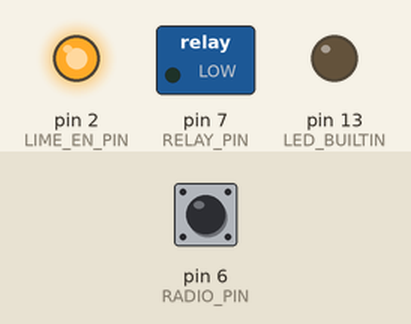
Recording of a sketch running on a simulated Arduino Uno, built with avr-gcc and run on an emulated ATmega328P. Parts: switched loads named in the sketch (green lamp = pin HIGH), output pins drawn as LEDs (lit = HIGH). Dashed ring = blinking. Inputs (shaded band) come from the test bench; at power-on: pin 6 (RADIO_PIN) HIGH. What the sketch prints to the serial monitor is not drawn.

Above: at 1.7 s.
1.8 s: pin 6 (RADIO_PIN) pulled LOW for 0.15 s
At 1.88 s:
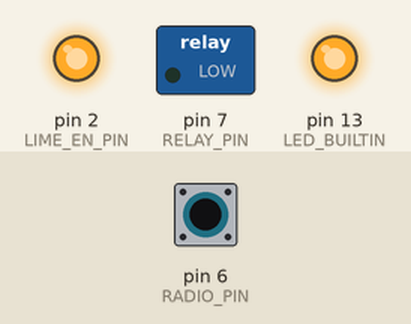
3.5 s: pin 6 (RADIO_PIN) pulled LOW for 1 s
At 4.1 s:
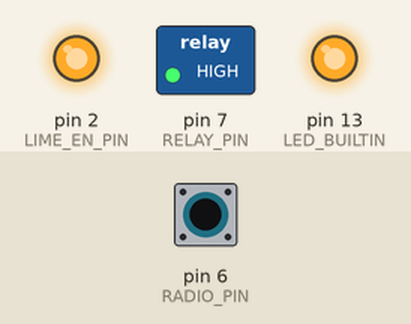
6.0 s: pin 6 (RADIO_PIN) pulled LOW for 3.2 s
At 10.4 s:
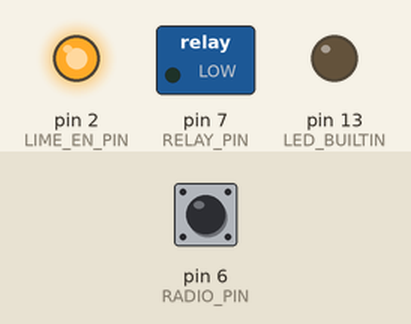
10.7 s: pin 6 (RADIO_PIN) pulsed LOW 5 times (0.12 s each, 0.3 s apart)
At 11.38 s:
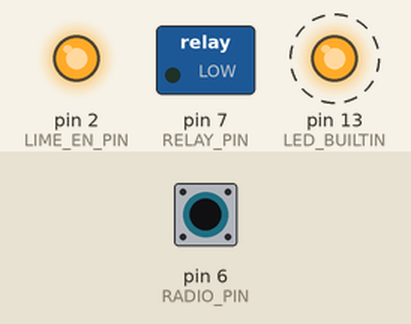
Timing chart, 0 to 13.7 s (numbered marks = the images above; inputs shaded):
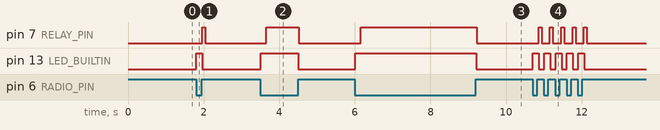

Measured:
- after the input at 1.8 s, pin 7 (RELAY_PIN): LOW → HIGH after 0.16 s, → LOW 0.08 s later; pin 13 (LED_BUILTIN): LOW → HIGH at once, → LOW 0.16 s later
- after the input at 3.5 s, pin 7 (RELAY_PIN): LOW → HIGH after 0.16 s, → LOW 0.86 s later; pin 13 (LED_BUILTIN): LOW → HIGH at once, → LOW 1.0 s later
- after the input at 6.0 s, pin 7 (RELAY_PIN): LOW → HIGH after 0.16 s, → LOW 3.1 s later; pin 13 (LED_BUILTIN): LOW → HIGH at once, → LOW 3.2 s later
- after the input at 10.7 s, pin 7 (RELAY_PIN): alternates HIGH for 0.08 s and LOW for 0.22 s, 10 changes in all, then stays LOW, starting after 0.16 s; pin 13 (LED_BUILTIN): alternates HIGH for 0.16 s and LOW for 0.14 s, 10 changes in all, then stays LOW, starting at once

The sketch:

lime_controller_1.ino
```cpp
#include <Bounce2.h>


#define RADIO_PIN 6
#define LIME_EN_PIN 2
#define RELAY_PIN 7


byte on[] = {0x11, 0x71, 0x00, 0x00, 0x9A, 0x60, 0x46, 0x43, 0x11, 0x12, 0x00, 0x00, 0x58, 0x5B, 0x46, 0x43, 0x11, 0x01, 0x00, 0x08, 0x4C, 0x49, 0x4D, 0x45, 0x42, 0x49, 0x4B, 0x45, 0xBE, 0x8A, 0x46, 0x43, 0x11, 0x01, 0x00, 0x08, 0x4C, 0x49, 0x4D, 0x45, 0x42, 0x49, 0x4B, 0x45, 0xBE, 0x8A, 0x46, 0x43, 0x11, 0x01, 0x00, 0x08, 0x4C, 0x49, 0x4D, 0x45, 0x42, 0x49, 0x4B, 0x45, 0xBE, 0x8A, 0x46, 0x43, 0x16, 0x11, 0x01, 0x02, 0x01, 0x11, 0x15, 0x5A, 0x46, 0x43, 0x16, 0x90, 0x00, 0x04, 0x01, 0x0F, 0x21, 0x00, 0xB4, 0x91, 0x46, 0x43, 0x16, 0x91, 0x00, 0x02, 0x00, 0x5A, 0xFD, 0x14, 0x46, 0x43, 0x16, 0xF1, 0x00, 0x02, 0x0E, 0x10, 0x2E, 0x49, 0x46, 0x43, 0x16, 0xF3, 0x00, 0x02, 0x09, 0x60, 0x8D, 0xCA, 0x46, 0x43, 0x16, 0x61, 0x00, 0x01, 0xF1, 0xF2, 0x8F, 0x46, 0x43, 0x16, 0x12, 0x00, 0x01, 0xF1, 0x2B, 0x26, 0x46, 0x43, 0x11, 0x01, 0x00, 0x16, 0x11, 0x01, 0x02, 0x01, 0x11, 0x15, 0x5A, 0x46, 0x43, 0x16, 0x90, 0x00, 0x04, 0x01, 0x0F, 0x21, 0x00, 0xB4, 0x91, 0x46, 0x43, 0x16, 0x91, 0x00, 0x02, 0x00, 0x5A, 0xFD, 0x14, 0x46, 0x43, 0x16, 0xF1, 0x00, 0x02, 0x0E, 0x10, 0x2E, 0x49, 0x46, 0x43, 0x16, 0xF3, 0x00, 0x02, 0x09, 0x60, 0x8D, 0xCA, 0x46, 0x43, 0x16, 0x61, 0x00, 0x01, 0xF1, 0xF2, 0x8F, 0x46, 0x43, 0x16, 0x12, 0x00, 0x01, 0xF1, 0x2B, 0x26, 0x46, 0x43, 0x11, 0x01, 0x00};
byte off[] = {0x08, 0x4C, 0x49, 0x4D, 0x45, 0x42, 0x49, 0x4B, 0x45, 0xBE, 0x8A, 0x46, 0x43, 0x16, 0x61, 0x00, 0x01, 0xF0, 0xE2, 0xAE, 0x46, 0x43, 0x16, 0x12, 0x00, 0x01, 0xF0, 0x3B, 0x07, 0x46, 0x43, 0x16, 0x12, 0x00, 0x01, 0xF0, 0x3B, 0x07, 0x46, 0x43, 0x16, 0x12, 0x00, 0x01, 0xF0, 0x3B, 0x07, 0x46, 0x43, 0x16, 0x12, 0x00, 0x01, 0xF0, 0x3B, 0x07, 0x46, 0x43, 0x11, 0x71, 0x00, 0x00, 0x9A, 0x60, 0x46, 0x43, 0x11, 0x12, 0x00, 0x00, 0x58, 0x5B, 0x46, 0x43, 0x11, 0x01, 0x00};

Bounce debouncer = Bounce();


void setup() {
  Serial.begin(9600);

  pinMode(RADIO_PIN, INPUT_PULLUP);
  debouncer.attach(RADIO_PIN, INPUT_PULLUP); // Attach the debouncer to a pin with INPUT_PULLUP mode
  debouncer.interval(8); // Use a debounce interval of 25 milliseconds

  pinMode(LED_BUILTIN, OUTPUT);
  pinMode(RELAY_PIN, OUTPUT);
  pinMode(LIME_EN_PIN, OUTPUT);
  digitalWrite(LIME_EN_PIN, HIGH);
  delay(500);

}

void loop() {
  if ( debouncer.fell() ) {
    digitalWrite(LED_BUILTIN, HIGH);
    Serial.write(on, sizeof(on));
    digitalWrite(RELAY_PIN, HIGH);
  }

  else if ( debouncer.rose() ) {
    digitalWrite(LED_BUILTIN, LOW);
    Serial.write(off, sizeof(off));
    digitalWrite(RELAY_PIN, LOW);
  }

  debouncer.update();
}
```
